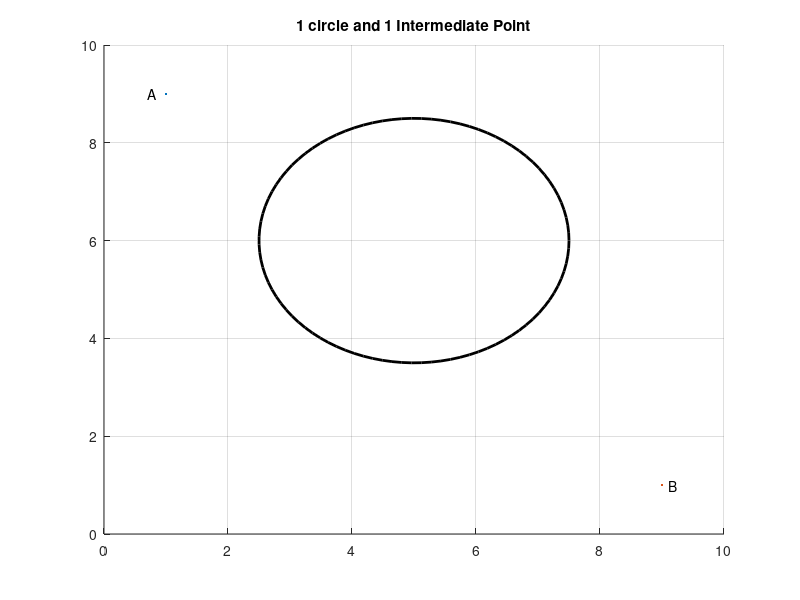

Write MATLAB code to recreate this figure. (Note: this script raises an error after producing the figure.)
close all;
clear all;
clc;

xlim([0 10]);   
ylim([0 10]);
grid on;

P1 =[1,9];
P2 =[9,1];

x0 =[5,7];

lb =[0,0];
ub =[10,10];

C=[5,6];
Radius = 2.5;
% for i=1:size(Radius,2)
%     circle(C(i,:),Radius(i));
% end
viscircles(C,Radius,'color','k');
hold on 
plot(P1(1),P1(2),'.');
text(P1(1)-0.3,P1(2),'A')
plot(P2(1),P2(2),'.');
text(P2(1)+0.1,P2(2),'B')
title('1 circle and 1 Intermediate Point')
hold on;

options = optimset('Display','Iter','Tolx',1.e-6,'TolFun',1.e-6,'MaxIter',300,'MaxFunEval',300);
x=fmincon(@(x)objective(x,P1,P2),x0,[],[],[],[],lb,ub,@(x)Constraint_n(x,P1,P2,C,Radius),options);

path = [P1;x;P2];
initial_path = [P1;x0;P2];
for i=1:size(path,1)-1
a=plot([path(i,1) path(i+1,1)],[path(i,2) path(i+1,2)],'Color',[0 0.4470 0.7410]);
plot(path(i,1),path(i,2),'x','Color',[0 0.4470 0.7410]);
b=plot([initial_path(i,1) initial_path(i+1,1)],[initial_path(i,2) initial_path(i+1,2)],'-.r');
plot(initial_path(i,1),initial_path(i,2),'xr');
legend([a,b],'optimal','non optimal')
hold on;
end
figure(1);





